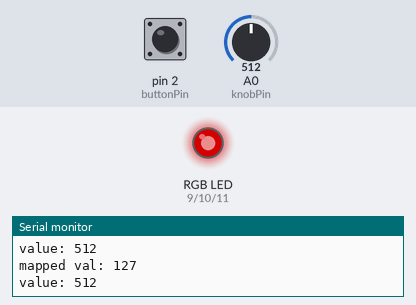
The sketch below on a simulated Arduino Uno, built with avr-gcc and run on an emulated ATmega328P. Shown: an RGB LED mixed from three pins (HIGH = lit), the last lines printed to the serial monitor. Inputs (shaded band) come from the test bench; at power-on: A0 (knobPin) = 512, pin 2 (buttonPin) LOW. Dim RGB values are drawn brighter than linear.

Above: at 1.2 s.
1.3 s: A0 (knobPin) set to 416
At 2.2 s:
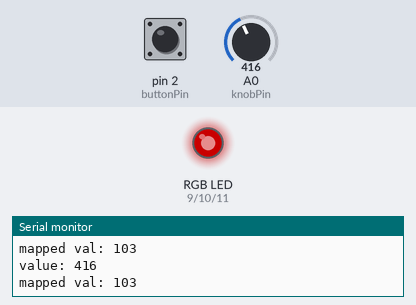
4.3 s: A0 (knobPin) set to 384
At 4.8 s:
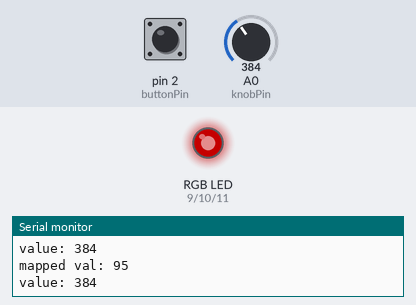
5.8 s: pin 2 (buttonPin) pulled HIGH for 1 s
At 6.6 s:
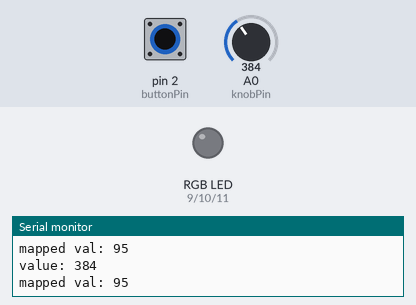
8.3 s: A0 (knobPin) set to 1023
At 9.2 s:
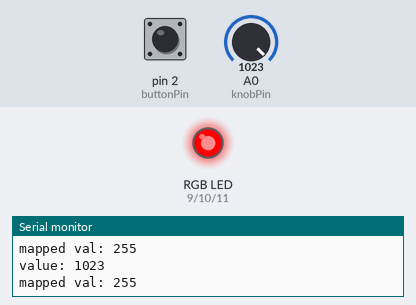
9.8 s: A0 (knobPin) set to 716
At 10.6 s:
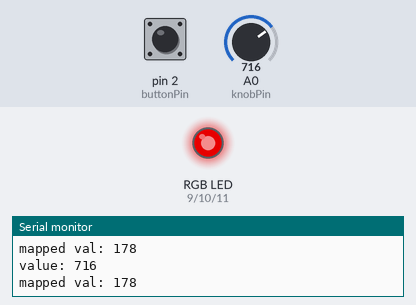
11.3 s: A0 (knobPin) set to 122
At 11.9 s:
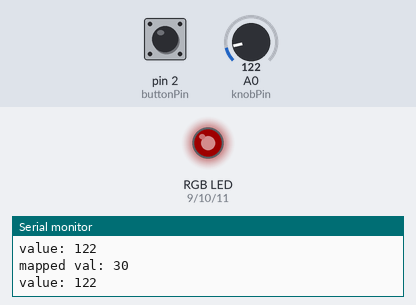
Timing chart, 0 to 13.8 s (numbered marks = the images above; inputs shaded):
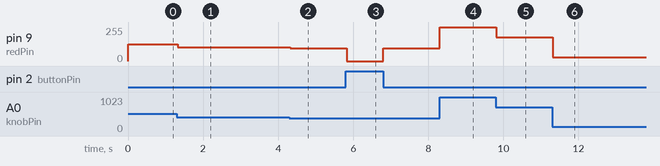

The sketch:

lightcontrol1.ino
```cpp
int buttonPin = 2;
int redPin = 9;
int greenPin = 10;
int bluePin = 11;
int knobPin = A0;

int red = 255;
int green = 255;
int blue = 255;

int knobValue = 0;
int outputValue = 0;
int buttonState = HIGH;
int prevbtnState = LOW;
int lightState = LOW;

void setup() {
  pinMode(buttonPin, INPUT);
  pinMode(redPin, OUTPUT);
  pinMode(greenPin, OUTPUT);
  pinMode(bluePin, OUTPUT);
  pinMode(knobPin, INPUT);

  Serial.begin(9600);
}

void loop() {
  //read button value
  buttonState = digitalRead(buttonPin);
  if (buttonState == HIGH) {
    analogWrite(redPin, 0);
    analogWrite(bluePin, 0);
    analogWrite(greenPin, 0);
  } else {
    int currentVal = analogRead(knobPin);
    Serial.print("value: ");
    Serial.println(currentVal);
    int mapped = map(currentVal, 0, 1023, 0, 255);
    Serial.print("mapped val: ");
    Serial.println(mapped);
    setColor(mapped, 0, 0);
    delay(30);
  }
}

void setColor(int red, int green, int blue)
{
#ifdef COMMON_ANODE
  red = 255 - red;
  green = 255 - green;
  blue = 255 - blue;
#endif
  analogWrite(redPin, red);
  analogWrite(greenPin, green);
  analogWrite(bluePin, blue);
}
```

Measured:
- after the input at 1.3 s, pin 9 (redPin): 127/255 → 103/255 at once
- after the input at 4.3 s, pin 9 (redPin): 103/255 → 95/255 at once
- after the input at 5.8 s, pin 9 (redPin): 95/255 → 0/255 at once, → 95/255 0.97 s later
- after the input at 8.3 s, pin 9 (redPin): 95/255 → 255/255 at once
- after the input at 9.8 s, pin 9 (redPin): 255/255 → 178/255 at once
- after the input at 11.3 s, pin 9 (redPin): 178/255 → 30/255 at once
